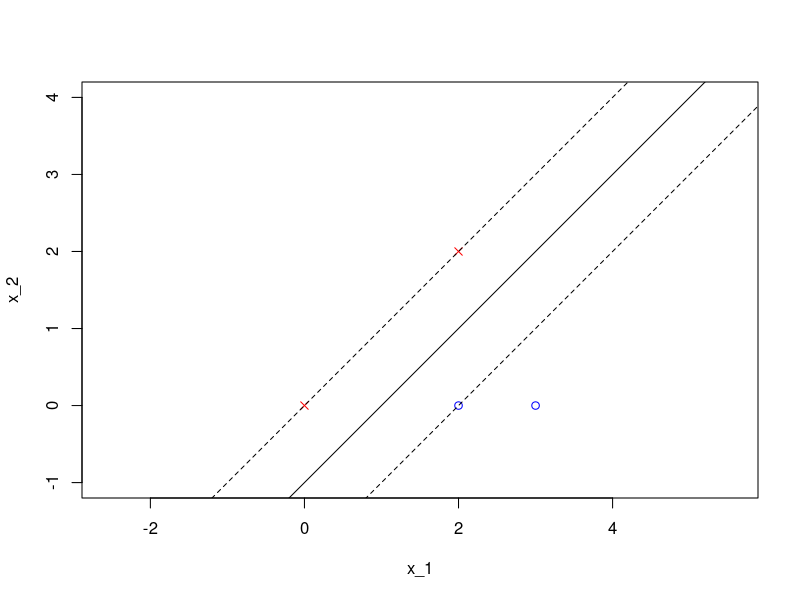

R code for this plot:
## ---- chunk 1
library(knitr)
opts_chunk$set(echo = TRUE, cache = TRUE)
library(dplyr)
## ---- chunk 2
data <- data.frame(x0=c(0, 2, 2, 3), x1=c(0, 2, 0, 0), y=c(-1, -1, 1, 1))
plot(data$x0, data$x1, type = "n", xlim = c(-1, 4), ylim = c(-1, 4), asp = 1, xlab = "x_1", ylab = "x_2")
points(data$x0[1:2], data$x1[1:2], pch = 4, col = "red")
points(data$x0[3:4], data$x1[3:4], pch = 1, col = "blue")
abline(a = -1, b = 1)
abline(a = 0, b = 1, lty = 2)
abline(a = -2, b = 1, lty = 2)
